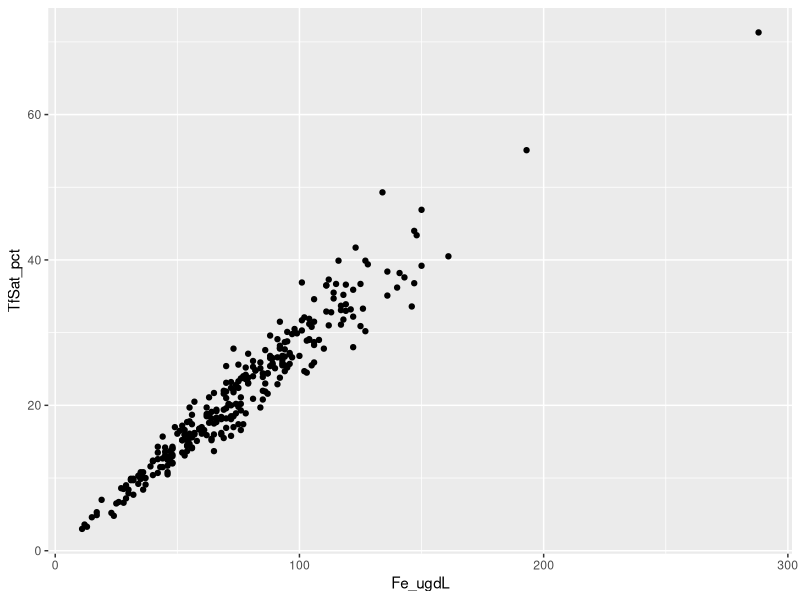

This chart was generated by the following R code:
## ---- chunk 1
knitr::opts_chunk$set(echo = FALSE)
library(tidyverse)

## ---- chunk 2
my_data <- read_csv(file = "data/NHANES_FeMarkers_3to5y.csv")
## ---- chunk 3
knitr::kable(summary(my_data), format = "markdown", escape=FALSE)
## ---- chunk 4
ggplot(my_data, aes(x = Fe_ugdL, y = TfSat_pct)) +
  geom_point()
